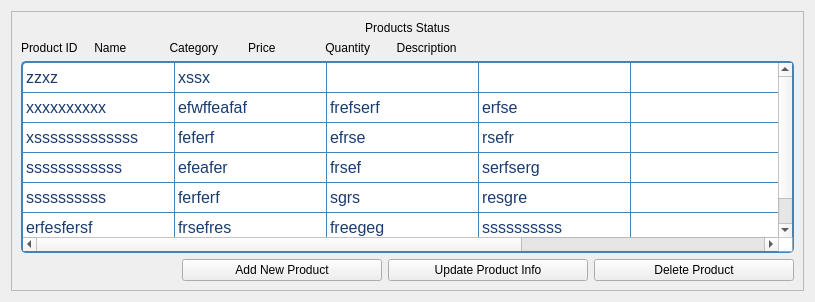
          <widget class="QWidget" name="page_9">
           <layout class="QGridLayout" name="gridLayout_25">
            <item row="0" column="0">
             <widget class="QFrame" name="frame_9">
              <property name="styleSheet">
               <string notr="true">QLabel{
	border:none;
}

QLabel#label_22{
	border: 2px solid rgb(70, 130, 180);
}

/* Table Widget Styles */
QTableWidget {
    background-color: #ffffff; /* White background for table cells */
    border: 2px solid #4682b4; /* Medium blue border around the table */
    border-radius: 5px;
    gridline-color: #4682b4; /* Medium blue grid lines */
    font-size: 16px;
    color: #1a3c6e; /* Dark blue text for cells */
    font-family: 'Comic Sans MS', 'Arial', sans-serif; /* Kid-friendly font */
}

/* Header Styles */
QHeaderView::section {
    background-color: #4682b4; /* Medium blue background for headers */
    color: #ffffff; /* White text for contrast */
    font-size: 18px; /* Larger font size for better visibility */
    font-weight: bold; /* Bold text for emphasis */
    border: 1px solid #1a3c6e; /* Dark blue border for sections */
    padding: 8px; /* Increased padding for more space */
    text-align: center; /* Center-align text in headers */
    height: 30px; /* Increase header height for better readability */
}

/* Fix for Horizontal Header Stretch */
QHeaderView::section:horizontal {
    min-width: 100px; /* Minimum width for each column header */
}

/* Fix for Vertical Header (Index Column) */
QHeaderView::section:vertical {
    background-color: #f0faff; /* Light blue for index column */
    font-weight: bold; /* Bold text for better visibility */
    font-size: 16px; /* Match the cell font size */
    color: #1a3c6e; /* Dark blue text */
    padding: 5px; /* Padding for clearer visibility */
}

/* Table Item Styling */
QTableWidget::item {
    padding: 5px; /* Add padding for table cells */
    text-align: left; /* Align text to the left for readability */
}

/* Selected Cell Styling */
QTableWidget::item:selected {
    background-color: #5a9bd6; /* Lighter blue for selected cell */
    color: #ffffff; /* White text for better contrast */
}

/* Scrollbar Styling */
QTableWidget QScrollBar:vertical, QTableWidget QScrollBar:horizontal {
    background-color: #d0e8f2; /* Light blue scrollbar background */
    border: none;
    width: 12px;
}

QTableWidget QScrollBar::handle {
    background: #4682b4; /* Medium blue for scrollbar handle */
    border-radius: 5px;
}

QTableWidget QScrollBar::handle:hover {
    background: #5a9bd6; /* Lighter blue handle on hover */
}

QTableWidget QScrollBar::add-line, QTableWidget QScrollBar::sub-line {
    background: #4682b4; /* Medium blue for arrow buttons */
    border: none;
    width: 12px;
    height: 12px;
}

QTableWidget QScrollBar::add-line:hover, QTableWidget QScrollBar::sub-line:hover {
    background: #5a9bd6; /* Lighter blue on hover */
}
</string>
              </property>
              <property name="frameShape">
               <enum>QFrame::StyledPanel</enum>
              </property>
              <property name="frameShadow">
               <enum>QFrame::Raised</enum>
              </property>
              <layout class="QGridLayout" name="gridLayout_24">
               <item row="3" column="0">
                <layout class="QHBoxLayout" name="horizontalLayout_2">
                 <item>
                  <spacer name="horizontalSpacer_12">
                   <property name="orientation">
                    <enum>Qt::Horizontal</enum>
                   </property>
                   <property name="sizeHint" stdset="0">
                    <size>
                     <width>40</width>
                     <height>20</height>
                    </size>
                   </property>
                  </spacer>
                 </item>
                 <item>
                  <widget class="QPushButton" name="pushButton_19">
                   <property name="minimumSize">
                    <size>
                     <width>200</width>
                     <height>0</height>
                    </size>
                   </property>
                   <property name="text">
                    <string>Add New Product</string>
                   </property>
                  </widget>
                 </item>
                 <item>
                  <widget class="QPushButton" name="pushButton_22">
                   <property name="minimumSize">
                    <size>
                     <width>200</width>
                     <height>0</height>
                    </size>
                   </property>
                   <property name="text">
                    <string>Update Product Info</string>
                   </property>
                  </widget>
                 </item>
                 <item>
                  <widget class="QPushButton" name="pushButton_23">
                   <property name="minimumSize">
                    <size>
                     <width>200</width>
                     <height>0</height>
                    </size>
                   </property>
                   <property name="text">
                    <string>Delete Product</string>
                   </property>
                  </widget>
                 </item>
                </layout>
               </item>
               <item row="2" column="0">
                <widget class="QTableWidget" name="tableWidget_4">
                 <property name="minimumSize">
                  <size>
                   <width>773</width>
                   <height>0</height>
                  </size>
                 </property>
                 <attribute name="horizontalHeaderVisible">
                  <bool>false</bool>
                 </attribute>
                 <attribute name="horizontalHeaderMinimumSectionSize">
                  <number>152</number>
                 </attribute>
                 <attribute name="horizontalHeaderShowSortIndicator" stdset="0">
                  <bool>false</bool>
                 </attribute>
                 <attribute name="horizontalHeaderStretchLastSection">
                  <bool>true</bool>
                 </attribute>
                 <attribute name="verticalHeaderVisible">
                  <bool>false</bool>
                 </attribute>
                 <row>
                  <property name="text">
                   <string>1</string>
                  </property>
                 </row>
                 <row>
                  <property name="text">
                   <string>2</string>
                  </property>
                 </row>
                 <row>
                  <property name="text">
                   <string>3</string>
                  </property>
                 </row>
                 <row>
                  <property name="text">
                   <string>4</string>
                  </property>
                 </row>
                 <row>
                  <property name="text">
                   <string>5</string>
                  </property>
                 </row>
                 <row>
                  <property name="text">
                   <string>6</string>
                  </property>
                 </row>
                 <column>
                  <property name="text">
                   <string>Product ID</string>
                  </property>
                 </column>
                 <column>
                  <property name="text">
                   <string>Name</string>
                  </property>
                 </column>
                 <column>
                  <property name="text">
                   <string>Quantity </string>
                  </property>
                 </column>
                 <column>
                  <property name="text">
                   <string>Category</string>
                  </property>
                 </column>
                 <column>
                  <property name="text">
                   <string>Quantity</string>
                  </property>
                 </column>
                 <column>
                  <property name="text">
                   <string>Description</string>
                  </property>
                 </column>
                 <item row="0" column="0">
                  <property name="text">
                   <string>zzxz</string>
                  </property>
                 </item>
                 <item row="0" column="1">
                  <property name="text">
                   <string>xssx</string>
                  </property>
                 </item>
                 <item row="1" column="0">
                  <property name="text">
                   <string>xxxxxxxxxx</string>
                  </property>
                 </item>
                 <item row="1" column="1">
                  <property name="text">
                   <string>efwffeafaf</string>
                  </property>
                 </item>
                 <item row="1" column="2">
                  <property name="text">
                   <string>frefserf</string>
                  </property>
                 </item>
                 <item row="1" column="3">
                  <property name="text">
                   <string>erfse</string>
                  </property>
                 </item>
                 <item row="1" column="5">
                  <property name="text">
                   <string>rfrsef</string>
                  </property>
                 </item>
                 <item row="2" column="0">
                  <property name="text">
                   <string>xsssssssssssss</string>
                  </property>
                 </item>
                 <item row="2" column="1">
                  <property name="text">
                   <string>feferf</string>
                  </property>
                 </item>
                 <item row="2" column="2">
                  <property name="text">
                   <string>efrse</string>
                  </property>
                 </item>
                 <item row="2" column="3">
                  <property name="text">
                   <string>rsefr</string>
                  </property>
                 </item>
                 <item row="2" column="5">
                  <property name="text">
                   <string>r</string>
                  </property>
                 </item>
                 <item row="3" column="0">
                  <property name="text">
                   <string>ssssssssssss</string>
                  </property>
                 </item>
                 <item row="3" column="1">
                  <property name="text">
                   <string>efeafer</string>
                  </property>
                 </item>
                 <item row="3" column="2">
                  <property name="text">
                   <string>frsef</string>
                  </property>
                 </item>
                 <item row="3" column="3">
                  <property name="text">
                   <string>serfserg</string>
                  </property>
                 </item>
                 <item row="3" column="5">
                  <property name="text">
                   <string>gresgrse</string>
                  </property>
                 </item>
                 <item row="4" column="0">
                  <property name="text">
                   <string>ssssssssss</string>
                  </property>
                 </item>
                 <item row="4" column="1">
                  <property name="text">
                   <string>ferferf</string>
                  </property>
                 </item>
                 <item row="4" column="2">
                  <property name="text">
                   <string>sgrs</string>
                  </property>
                 </item>
                 <item row="4" column="3">
                  <property name="text">
                   <string>resgre</string>
                  </property>
                 </item>
                 <item row="4" column="5">
                  <property name="text">
                   <string>grseg</string>
                  </property>
                 </item>
                 <item row="5" column="0">
                  <property name="text">
                   <string>erfesfersf</string>
                  </property>
                 </item>
                 <item row="5" column="1">
                  <property name="text">
                   <string>frsefres</string>
                  </property>
                 </item>
                 <item row="5" column="2">
                  <property name="text">
                   <string>freegeg</string>
                  </property>
                 </item>
                 <item row="5" column="3">
                  <property name="text">
                   <string>ssssssssss</string>
                  </property>
                 </item>
                 <item row="5" column="5">
                  <property name="text">
                   <string>g</string>
                  </property>
                 </item>
                </widget>
               </item>
               <item row="0" column="0">
                <widget class="QLabel" name="label_31">
                 <property name="text">
                  <string>Products Status</string>
                 </property>
                 <property name="alignment">
                  <set>Qt::AlignCenter</set>
                 </property>
                </widget>
               </item>
               <item row="1" column="0">
                <widget class="QLabel" name="label_32">
                 <property name="text">
                  <string>Product ID     Name             Category         Price               Quantity        Description</string>
                 </property>
                </widget>
               </item>
              </layout>
             </widget>
            </item>
           </layout>
          </widget>
